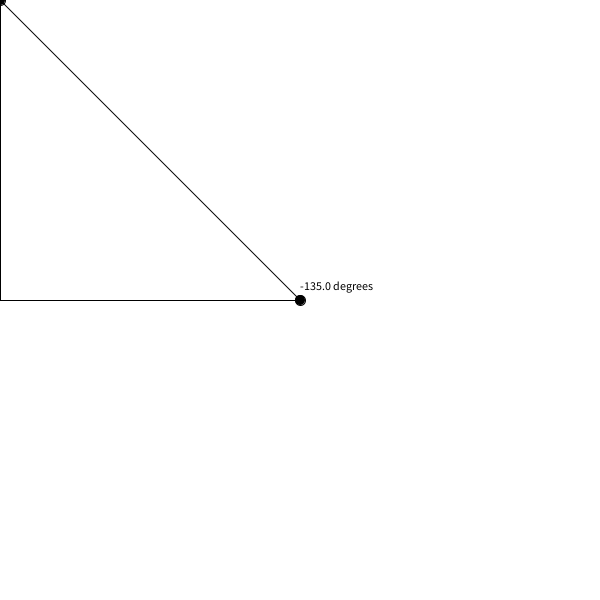
Frame 1 (no input)
Frame 60 (the mouse pressed at the canvas centre just before this capture): identical to frame 1, image omitted
Frame 120 (the mouse held since frame 60 and released just before this capture): identical to frame 1, image omitted

The Processing sketch that drew this single still picture (run headless with seeded random() and noise(); from frame 60 on, the mouse is pressed at the canvas centre):

// Processing sketch: sketch_0603
// ── sketch_0603.pde
Point p0;
Point p1;

void setup() {
  size(600, 600);
  fill(0);
  p0 = new Point(width / 2, height / 2);
  p1 = new Point(0, 0);
}

void draw() {
  background(255);
  circle(p0.x, p0.y, 10);
  circle(p1.x, p1.y, 10);
  
  noFill();
  beginShape();
  vertex(p0.x, p0.y);
  vertex(p1.x, p0.y);
  vertex(p1.x, p1.y);
  vertex(p0.x, p0.y);
  endShape();
  
  float x = p1.x - p0.x;
  float y = p1.y - p0.y;
  float rad = atan2(y, x);
  float deg = round(rad * 180 / PI);
  
  fill(0);
  text(deg + " degrees", p0.x, p0.y - 10);
}

void mouseClicked() {
  p1.x = mouseX;
  p1.y = mouseY;
}



class Point {
  float x, y;
  
  Point(float x, float y) {
    this.x = x;
    this.y = y;
  }
  
  float distance(Point p) {
    float dx = this.x - p.x;
    float dy = this.y - p.y;
    return sqrt(dx * dx + dy * dy);
  }
}
